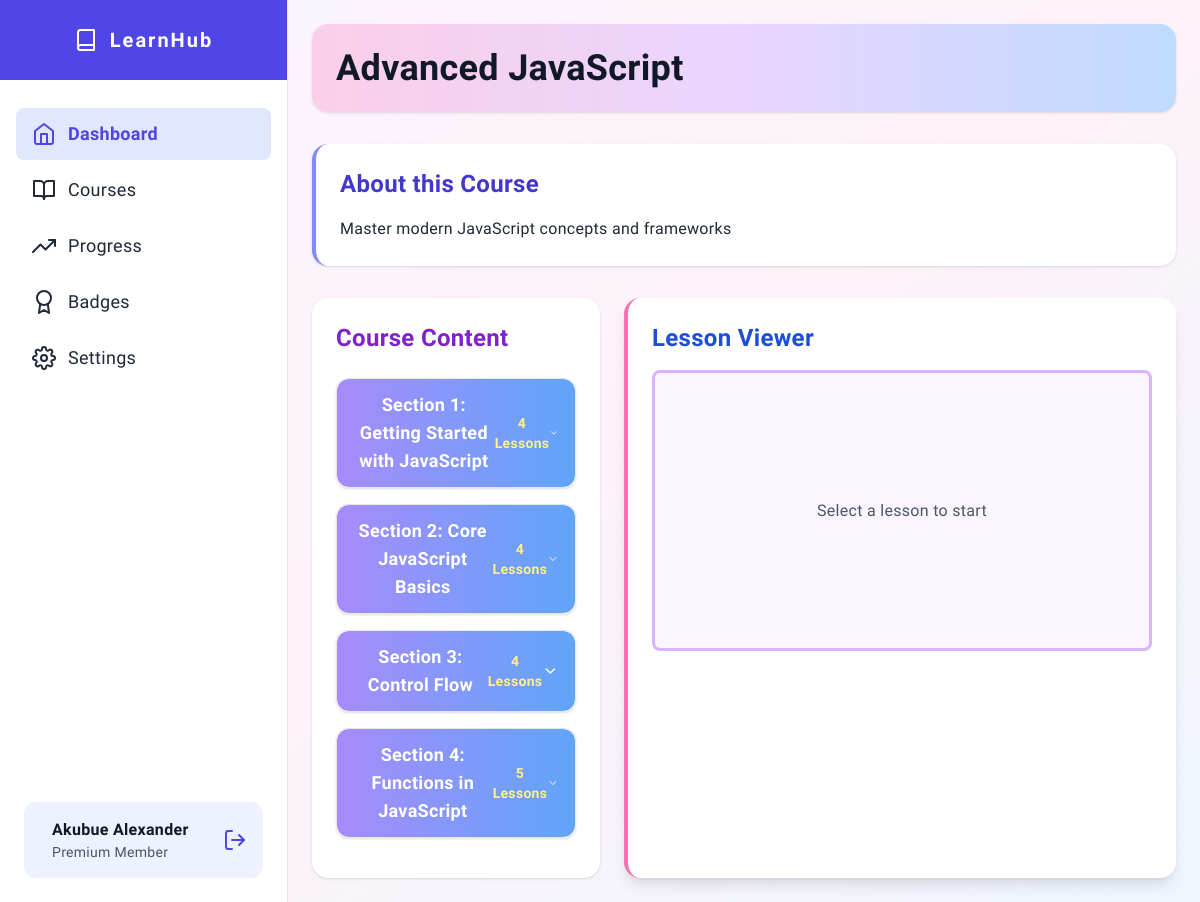
Screenshot of /course-detail?title=Advanced JavaScript (signed in) with the database file from the repository.
### tables this page shows
CREATE TABLE IF NOT EXISTS `user` (
  `id` int NOT NULL AUTO_INCREMENT,
  `fullName` varchar(45) NOT NULL,
  `email` varchar(45) NOT NULL,
  `pass` varchar(35) NOT NULL,
  `createdAt` timestamp NOT NULL DEFAULT CURRENT_TIMESTAMP,
  `otp` int NOT NULL,
  `verifiedStatus` tinyint NOT NULL DEFAULT '0',
  PRIMARY KEY (`id`),
  UNIQUE KEY `email` (`email`)
);

CREATE TABLE IF NOT EXISTS `course` (
  `id` int NOT NULL AUTO_INCREMENT,
  `title` varchar(25) NOT NULL,
  `des` text NOT NULL,
  `createdAt` timestamp NOT NULL DEFAULT CURRENT_TIMESTAMP,
  `icon` varchar(15) NOT NULL,
  `bg` varchar(15) NOT NULL,
  `level` varchar(25) NOT NULL,
  PRIMARY KEY (`id`)
);

CREATE TABLE IF NOT EXISTS `section` (
  `id` int NOT NULL AUTO_INCREMENT,
  `courseId` int NOT NULL,
  `title` varchar(45) NOT NULL,
  `position` int NOT NULL,
  `createdAt` timestamp NOT NULL DEFAULT CURRENT_TIMESTAMP,
  PRIMARY KEY (`id`),
  KEY `courseId` (`courseId`)
);

### course-detail.php (the view, shortened to what this page needs)
<?php
    include_once 'inc/database.php';
    $title = $_GET['title'];
   $sql = "SELECT * FROM course WHERE title = :title";
    $stmt = $pdo->prepare($sql);
    $stmt->execute(['title' => $title]);
    $row = $stmt->fetch();
    $sqlS = "SELECT * FROM section WHERE courseId = :courseId";
    $stmtS = $pdo->prepare($sqlS);
    $stmtS->execute(['courseId' => $row -> id]);
    $rows = $stmtS->fetchAll();
 include_once 'inc/head.php';
 ?>
<body class="bg-gradient-to-br from-purple-50 via-pink-50 to-blue-50">
    <div class="flex h-screen overflow-hidden">
        <?php include_once 'inc/sidebar.php'; ?>
        <div class="flex flex-col flex-1 overflow-hidden">
            <div class="flex-1 overflow-auto p-6">
                <div class="max-w-6xl mx-auto space-y-8">
                    <div class="bg-gradient-to-r from-pink-200 via-purple-200 to-blue-200 rounded-2xl shadow p-6">
                        <h1 class="text-4xl font-bold text-gray-900"> <?php echo $row -> title ?></h1>
                    </div>
                    <div class="bg-white rounded-2xl shadow p-6 border-l-4 border-indigo-400">
                        <h2 class="text-2xl font-bold text-indigo-700 mb-4">About this Course</h2>
                        <p class="text-gray-800 text-base leading-relaxed">
                            <?php echo $row -> des ?>
                        </p>
                    </div>
                    <div class="flex gap-6 flex-col md:flex-row">
                        <div class="w-full md:w-1/3 bg-white rounded-2xl shadow p-6">
                            <h2 class="text-2xl font-bold text-purple-700 mb-6">Course Content</h2>
                            <?php foreach($rows as $rowS):
                            $sqlB = "SELECT COUNT(*) AS lesson  FROM lesson WHERE sectionId = :sectionId";
                            $stmtB = $pdo->prepare($sqlB);
                            $stmtB->execute(['sectionId' => $rowS -> id]);
                            $total = $stmtB->fetchColumn();
                            ?>
                            <div class="mb-4 border rounded-xl overflow-hidden shadow">
                                <button
                                    class="accordion-toggle w-full flex justify-between items-center px-4 py-3 font-bold text-lg">
                                    <?php echo $rowS -> title ?>
                                    <span class="text-sm text-yellow-200"><?php echo $total ?> Lessons</span>
                                    <i data-feather="chevron-down"></i>
                                </button>
                            </div>
                            <?php endforeach; ?>
                        </div>
                        <div class="flex-1 bg-white rounded-2xl shadow-lg p-6 border-l-4 border-pink-400">
                            <h2 class="text-2xl font-bold text-blue-700 mb-4"> Lesson Viewer</h2>
                            <div id="lesson-viewer"
                                class="aspect-video bg-gradient-to-r from-blue-50 to-indigo-50 flex items-center justify-center rounded-lg">
                                <span class="text-gray-600 font-medium"> Select a lesson to start</span>
                            </div>
                        </div>
                    </div>
                </div>
            </div>
        </div>
    </div>
</body>
</html>

### inc/sidebar.php
<?php
 $userId = $_SESSION['id'];
     $sqlUser = 'SELECT * FROM user  WHERE id = :id LIMIT 1';
    $stmtUser = $pdo->prepare($sqlUser);
    $stmtUser->execute(['id' => $userId ]);
    $rowUser = $stmtUser->fetch();
?>
        <div class="hidden md:flex md:flex-shrink-0">
            <div class="flex flex-col w-72 sidebar">
                <div class="flex items-center justify-center h-20 px-6 bg-indigo-600">
                    <div class="flex items-center">
                        <i data-feather="book" class="text-white mr-3 sidebar-icon"></i>
                        <span class="text-white font-bold text-xl letter-spacing-wide">LearnHub</span>
                    </div>
                </div>
                <div class="flex flex-col flex-grow px-4 py-6 overflow-y-auto">
                    <nav class="flex-1 space-y-1">
                        <a href="index" class="flex items-center sidebar-item active">
                            <i data-feather="home" class="sidebar-icon"></i>
                            <span class="text-lg">Dashboard</span>
                        </a>
                        <a href="course" class="flex items-center sidebar-item">
                            <i data-feather="book-open" class="sidebar-icon"></i>
                            <span class="text-lg">Courses</span>
                        </a>
                        <a href="progress" class="flex items-center sidebar-item">
                            <i data-feather="trending-up" class="sidebar-icon"></i>
                            <span class="text-lg">Progress</span>
                        </a>
                        <a href="badge" class="flex items-center sidebar-item">
                            <i data-feather="award" class="sidebar-icon"></i>
                            <span class="text-lg">Badges</span>
                        </a>
                        <a href="settings" class="flex items-center sidebar-item">
                            <i data-feather="settings" class="sidebar-icon"></i>
                            <span class="text-lg">Settings</span>
                        </a>
                    </nav>
                    <div class="mt-auto px-2">
                        <div class="p-4 mt-4 bg-indigo-50 rounded-xl">
                            <div class="flex items-center">
                                <div class="ml-3">
                                    <p class="text-base font-bold text-gray-900"><?php echo $rowUser -> fullName ?></p>
                                    <p class="text-sm text-gray-600">Premium Member</p>
                                </div>
                                <button onclick="location.href='logout'"
                                 class="ml-auto text-indigo-600 hover:text-indigo-800">
                                    <i data-feather="log-out"></i>
                                </button>
                            </div>
                        </div>
                    </div>
                </div>
            </div>
        </div>

### inc/head.php (style rules this page uses)
:root { --primary: #4F46E5; --secondary: #10B981; --dyslexia-bg: #F9F5FF; --dyslexia-text: #1F2937; }
body { font-family: 'Comic Neue', 'OpenDyslexic', sans-serif; line-height: 1.6; letter-spacing: 0.05em; color: var(--dyslexia-text); background-color: var(--dyslexia-bg); }
.dyslexia-mode { font-family: 'Comic Neue', 'OpenDyslexic', sans-serif; }
.sidebar { background-color: #FFFFFF; border-right: 1px solid #E5E7EB; }
.sidebar-item { transition: all 0.3s ease; border-radius: 0.5rem; padding: 0.75rem 1rem; margin: 0.25rem 0; }
.sidebar-item.active { background-color: #E0E7FF; color: #4F46E5; font-weight: 600; }
.sidebar-icon { width: 24px; height: 24px; margin-right: 12px; }
.letter-spacing-wide { letter-spacing: 0.1em; }

### course-detail.php (style rules this page uses)
body { font-family: 'OpenDyslexic', 'Atkinson Hyperlegible', Arial, sans-serif; letter-spacing: 0.3px; line-height: 1.6; }
.accordion-toggle { background: linear-gradient(to right, #a78bfa, #60a5fa); color: white; border-radius: 0.75rem; }
#lesson-viewer { border: 3px solid #d8b4fe; background: #faf5ff; }

### rows the page displays
user: fullName "Akubue Alexander"
course: title "Advanced JavaScript", des "Master modern JavaScript concepts and frameworks"
section: title "Section 1: Getting Started with JavaScript", total "4"
section: title "Section 2: Core JavaScript Basics", total "4"
section: title "Section 3: Control Flow", total "4"
section: title "Section 4: Functions in JavaScript", total "5"
